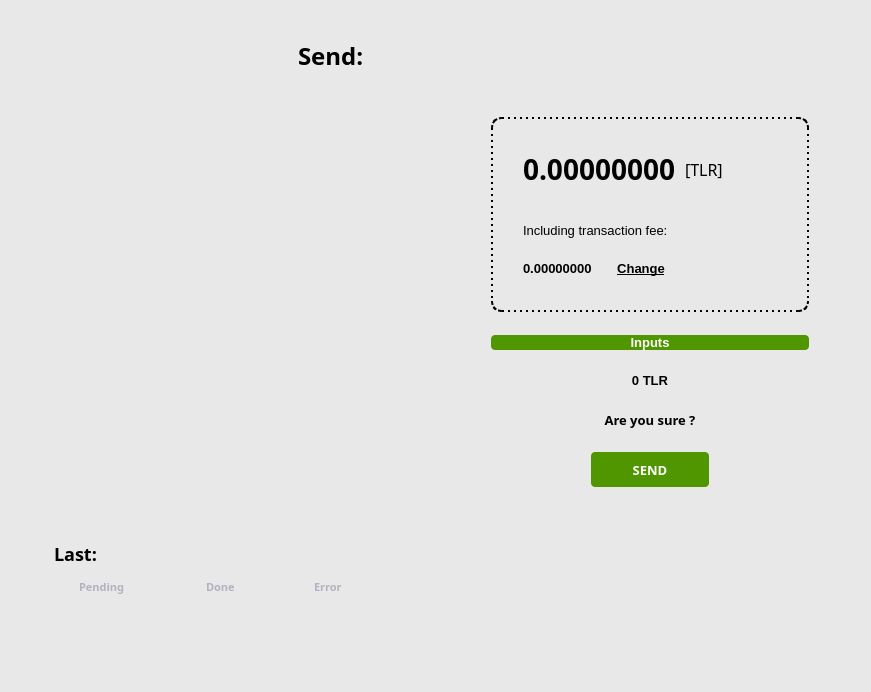
<?xml version="1.0" encoding="UTF-8"?>
<ui version="4.0">
 <class>SendCoinsDialog</class>
 <widget class="QDialog" name="SendCoinsDialog">
  <property name="geometry">
   <rect>
    <x>0</x>
    <y>0</y>
    <width>871</width>
    <height>692</height>
   </rect>
  </property>
  <property name="windowTitle">
   <string>Send Coins</string>
  </property>
  <property name="styleSheet">
   <string notr="true">background-color: #e8e8e8;</string>
  </property>
  <layout class="QVBoxLayout" name="verticalLayout_4">
   <property name="spacing">
    <number>0</number>
   </property>
   <property name="leftMargin">
    <number>0</number>
   </property>
   <property name="topMargin">
    <number>0</number>
   </property>
   <property name="rightMargin">
    <number>0</number>
   </property>
   <property name="bottomMargin">
    <number>0</number>
   </property>
   <item>
    <widget class="QFrame" name="frameSend">
     <property name="styleSheet">
      <string notr="true"/>
     </property>
     <property name="frameShape">
      <enum>QFrame::NoFrame</enum>
     </property>
     <property name="frameShadow">
      <enum>QFrame::Raised</enum>
     </property>
     <layout class="QVBoxLayout" name="topLayout">
      <property name="spacing">
       <number>0</number>
      </property>
      <property name="leftMargin">
       <number>54</number>
      </property>
      <property name="topMargin">
       <number>40</number>
      </property>
      <property name="rightMargin">
       <number>62</number>
      </property>
      <property name="bottomMargin">
       <number>40</number>
      </property>
      <item>
       <layout class="QHBoxLayout" name="priceLayout">
        <property name="spacing">
         <number>0</number>
        </property>
        <property name="bottomMargin">
         <number>46</number>
        </property>
        <item>
         <widget class="QLabel" name="label">
          <property name="sizePolicy">
           <sizepolicy hsizetype="Fixed" vsizetype="Fixed">
            <horstretch>0</horstretch>
            <verstretch>0</verstretch>
           </sizepolicy>
          </property>
          <property name="minimumSize">
           <size>
            <width>267</width>
            <height>31</height>
           </size>
          </property>
          <property name="maximumSize">
           <size>
            <width>267</width>
            <height>31</height>
           </size>
          </property>
          <property name="font">
           <font>
            <family>Roboto Mono</family>
            <pointsize>-1</pointsize>
            <weight>62</weight>
            <bold>true</bold>
           </font>
          </property>
          <property name="styleSheet">
           <string notr="true">font-family: &quot;Roboto Mono&quot;;
font-size: 24px;
font-weight: 500;</string>
          </property>
          <property name="text">
           <string>Send:</string>
          </property>
         </widget>
        </item>
       </layout>
      </item>
      <item>
       <layout class="QHBoxLayout" name="horizontalLayout_2">
        <property name="spacing">
         <number>0</number>
        </property>
        <item>
         <layout class="QVBoxLayout" name="entries">
          <property name="spacing">
           <number>0</number>
          </property>
         </layout>
        </item>
        <item>
         <spacer name="horizontalSpacer">
          <property name="orientation">
           <enum>Qt::Horizontal</enum>
          </property>
          <property name="sizeHint" stdset="0">
           <size>
            <width>40</width>
            <height>20</height>
           </size>
          </property>
         </spacer>
        </item>
        <item>
         <layout class="QVBoxLayout" name="verticalLayout_2">
          <property name="spacing">
           <number>23</number>
          </property>
          <item>
           <widget class="QWidget" name="sendCardBorder" native="true">
            <property name="sizePolicy">
             <sizepolicy hsizetype="Fixed" vsizetype="Fixed">
              <horstretch>0</horstretch>
              <verstretch>0</verstretch>
             </sizepolicy>
            </property>
            <property name="minimumSize">
             <size>
              <width>318</width>
              <height>195</height>
             </size>
            </property>
            <property name="maximumSize">
             <size>
              <width>318</width>
              <height>195</height>
             </size>
            </property>
            <property name="styleSheet">
             <string notr="true">QWidget#sendCardBorder { 
	border: 2px dotted #000000;
	border-radius: 10px;
	background-color: transparent;
}</string>
            </property>
            <widget class="QWidget" name="sendCardBg" native="true">
             <property name="geometry">
              <rect>
               <x>2</x>
               <y>2</y>
               <width>314</width>
               <height>191</height>
              </rect>
             </property>
             <property name="sizePolicy">
              <sizepolicy hsizetype="Fixed" vsizetype="Fixed">
               <horstretch>0</horstretch>
               <verstretch>0</verstretch>
              </sizepolicy>
             </property>
             <property name="minimumSize">
              <size>
               <width>314</width>
               <height>191</height>
              </size>
             </property>
             <property name="maximumSize">
              <size>
               <width>314</width>
               <height>191</height>
              </size>
             </property>
             <property name="styleSheet">
              <string notr="true">QWidget#sendCardBg { 
	background-color: transparent;
	border-image: url(:/icons/total_send_card_bg);
}</string>
             </property>
             <widget class="QFrame" name="frameTotal2">
              <property name="geometry">
               <rect>
                <x>30</x>
                <y>30</y>
                <width>258</width>
                <height>41</height>
               </rect>
              </property>
              <property name="sizePolicy">
               <sizepolicy hsizetype="Fixed" vsizetype="Fixed">
                <horstretch>0</horstretch>
                <verstretch>0</verstretch>
               </sizepolicy>
              </property>
              <property name="styleSheet">
               <string notr="true">background-color: transparent;</string>
              </property>
              <property name="frameShape">
               <enum>QFrame::NoFrame</enum>
              </property>
              <property name="frameShadow">
               <enum>QFrame::Raised</enum>
              </property>
              <layout class="QHBoxLayout" name="frameTotalLayout">
               <property name="spacing">
                <number>0</number>
               </property>
               <property name="leftMargin">
                <number>0</number>
               </property>
               <property name="topMargin">
                <number>0</number>
               </property>
               <property name="rightMargin">
                <number>0</number>
               </property>
               <property name="bottomMargin">
                <number>0</number>
               </property>
               <item alignment="Qt::AlignBottom">
                <widget class="QLabel" name="labelCurAmount">
                 <property name="sizePolicy">
                  <sizepolicy hsizetype="Preferred" vsizetype="Fixed">
                   <horstretch>0</horstretch>
                   <verstretch>0</verstretch>
                  </sizepolicy>
                 </property>
                 <property name="minimumSize">
                  <size>
                   <width>0</width>
                   <height>41</height>
                  </size>
                 </property>
                 <property name="maximumSize">
                  <size>
                   <width>16777215</width>
                   <height>41</height>
                  </size>
                 </property>
                 <property name="font">
                  <font>
                   <family>Roboto Mono</family>
                   <pointsize>-1</pointsize>
                   <weight>87</weight>
                   <bold>true</bold>
                  </font>
                 </property>
                 <property name="autoFillBackground">
                  <bool>false</bool>
                 </property>
                 <property name="styleSheet">
                  <string notr="true">background-color: transparent;
font-family: &quot;Roboto Mono&quot;;
font-weight: 700;
font-size: 28px;</string>
                 </property>
                 <property name="text">
                  <string>0.00000000</string>
                 </property>
                 <property name="textFormat">
                  <enum>Qt::AutoText</enum>
                 </property>
                 <property name="scaledContents">
                  <bool>false</bool>
                 </property>
                 <property name="alignment">
                  <set>Qt::AlignLeading|Qt::AlignLeft|Qt::AlignVCenter</set>
                 </property>
                </widget>
               </item>
               <item>
                <widget class="QLabel" name="labelBalanceUnit">
                 <property name="sizePolicy">
                  <sizepolicy hsizetype="Fixed" vsizetype="Fixed">
                   <horstretch>0</horstretch>
                   <verstretch>0</verstretch>
                  </sizepolicy>
                 </property>
                 <property name="minimumSize">
                  <size>
                   <width>0</width>
                   <height>41</height>
                  </size>
                 </property>
                 <property name="maximumSize">
                  <size>
                   <width>16777215</width>
                   <height>41</height>
                  </size>
                 </property>
                 <property name="font">
                  <font>
                   <family>Roboto Mono</family>
                   <pointsize>-1</pointsize>
                   <weight>50</weight>
                   <bold>false</bold>
                  </font>
                 </property>
                 <property name="styleSheet">
                  <string notr="true">background-color: transparent;
font-family: &quot;Roboto Mono&quot;;
font-size: 16px;
font-weight: 400;
padding-left: 5px;</string>
                 </property>
                 <property name="text">
                  <string>[TLR]</string>
                 </property>
                 <property name="alignment">
                  <set>Qt::AlignLeading|Qt::AlignLeft|Qt::AlignVCenter</set>
                 </property>
                </widget>
               </item>
               <item>
                <spacer name="horizontalSpacer_3">
                 <property name="orientation">
                  <enum>Qt::Horizontal</enum>
                 </property>
                 <property name="sizeHint" stdset="0">
                  <size>
                   <width>40</width>
                   <height>20</height>
                  </size>
                 </property>
                </spacer>
               </item>
              </layout>
             </widget>
             <widget class="QLabel" name="label_6">
              <property name="geometry">
               <rect>
                <x>30</x>
                <y>101</y>
                <width>271</width>
                <height>20</height>
               </rect>
              </property>
              <property name="styleSheet">
               <string notr="true">background-color: transparent;
font-family: &quot;Roboto Mono&quot;;
font-size: 13px;
font-weight: 400;</string>
              </property>
              <property name="text">
               <string>Including transaction fee:</string>
              </property>
             </widget>
             <widget class="QFrame" name="frameFee">
              <property name="geometry">
               <rect>
                <x>30</x>
                <y>141</y>
                <width>271</width>
                <height>17</height>
               </rect>
              </property>
              <property name="styleSheet">
               <string notr="true">background-color: transparent;</string>
              </property>
              <property name="frameShape">
               <enum>QFrame::NoFrame</enum>
              </property>
              <property name="frameShadow">
               <enum>QFrame::Raised</enum>
              </property>
              <layout class="QHBoxLayout" name="frameFeeLayout">
               <property name="spacing">
                <number>25</number>
               </property>
               <property name="leftMargin">
                <number>0</number>
               </property>
               <property name="topMargin">
                <number>0</number>
               </property>
               <property name="rightMargin">
                <number>0</number>
               </property>
               <property name="bottomMargin">
                <number>0</number>
               </property>
               <item>
                <widget class="QLabel" name="labelCurFee">
                 <property name="styleSheet">
                  <string notr="true">background-color: transparent;
font-family: &quot;Roboto Mono&quot;;
font-size: 13px;
font-weight: 700;</string>
                 </property>
                 <property name="text">
                  <string>0.00000000</string>
                 </property>
                </widget>
               </item>
               <item>
                <widget class="QPushButton" name="btnChangeFee">
                 <property name="styleSheet">
                  <string notr="true">background-color: transparent;
border: none;
font-family: &quot;Roboto Mono&quot;;
font-size: 13px;
font-weight: 500;
text-decoration: underline;</string>
                 </property>
                 <property name="text">
                  <string>Change</string>
                 </property>
                </widget>
               </item>
               <item>
                <spacer name="horizontalSpacer_4">
                 <property name="orientation">
                  <enum>Qt::Horizontal</enum>
                 </property>
                 <property name="sizeHint" stdset="0">
                  <size>
                   <width>40</width>
                   <height>20</height>
                  </size>
                 </property>
                </spacer>
               </item>
              </layout>
             </widget>
            </widget>
           </widget>
          </item>
          <item>
           <widget class="QPushButton" name="pushButtonCoinControl">
            <property name="styleSheet">
             <string notr="true">background-color: #4f9600;
color: #ffffff;
border-radius: 4px;
font-family: &quot;Roboto Mono&quot;;
font-size: 13px;
font-weight: 700;</string>
            </property>
            <property name="text">
             <string>Inputs</string>
            </property>
           </widget>
          </item>
          <item>
           <widget class="QLabel" name="label_8">
            <property name="styleSheet">
             <string notr="true">background-color: transparent;
font-family: &quot;Roboto Mono&quot;;
font-size: 13px;
font-weight: 700;</string>
            </property>
            <property name="text">
             <string>0 TLR</string>
            </property>
            <property name="alignment">
             <set>Qt::AlignCenter</set>
            </property>
            <property name="textInteractionFlags">
             <set>Qt::LinksAccessibleByMouse|Qt::TextSelectableByKeyboard|Qt::TextSelectableByMouse</set>
            </property>
           </widget>
          </item>
          <item>
           <widget class="QLabel" name="label_7">
            <property name="font">
             <font>
              <family>Roboto Mono</family>
              <pointsize>-1</pointsize>
              <weight>62</weight>
              <bold>true</bold>
             </font>
            </property>
            <property name="styleSheet">
             <string notr="true">font-family: &quot;Roboto Mono&quot;;
font-size: 13px;
font-weight: 500;</string>
            </property>
            <property name="text">
             <string>Are you sure ?</string>
            </property>
            <property name="alignment">
             <set>Qt::AlignCenter</set>
            </property>
           </widget>
          </item>
          <item alignment="Qt::AlignHCenter">
           <widget class="QPushButton" name="sendButton">
            <property name="sizePolicy">
             <sizepolicy hsizetype="Fixed" vsizetype="Fixed">
              <horstretch>0</horstretch>
              <verstretch>0</verstretch>
             </sizepolicy>
            </property>
            <property name="minimumSize">
             <size>
              <width>118</width>
              <height>35</height>
             </size>
            </property>
            <property name="maximumSize">
             <size>
              <width>118</width>
              <height>35</height>
             </size>
            </property>
            <property name="font">
             <font>
              <family>Roboto Mono</family>
              <pointsize>-1</pointsize>
              <weight>87</weight>
              <bold>true</bold>
             </font>
            </property>
            <property name="styleSheet">
             <string notr="true">background-color: #4f9600;
color: #ffffff;
border-radius: 4px;
font-family: &quot;Roboto Mono&quot;;
font-size: 13px;
font-weight: 700;</string>
            </property>
            <property name="text">
             <string>SEND</string>
            </property>
           </widget>
          </item>
          <item>
           <spacer name="verticalSpacer_2">
            <property name="orientation">
             <enum>Qt::Vertical</enum>
            </property>
            <property name="sizeHint" stdset="0">
             <size>
              <width>20</width>
              <height>40</height>
             </size>
            </property>
           </spacer>
          </item>
         </layout>
        </item>
       </layout>
      </item>
      <item>
       <spacer name="verticalSpacer">
        <property name="orientation">
         <enum>Qt::Vertical</enum>
        </property>
        <property name="sizeHint" stdset="0">
         <size>
          <width>20</width>
          <height>40</height>
         </size>
        </property>
       </spacer>
      </item>
      <item>
       <layout class="QVBoxLayout" name="verticalLayout">
        <property name="spacing">
         <number>0</number>
        </property>
        <property name="topMargin">
         <number>25</number>
        </property>
        <property name="bottomMargin">
         <number>0</number>
        </property>
        <item>
         <widget class="QLabel" name="label_2">
          <property name="font">
           <font>
            <family>Roboto Mono</family>
            <pointsize>-1</pointsize>
            <weight>62</weight>
            <bold>true</bold>
           </font>
          </property>
          <property name="styleSheet">
           <string notr="true">font-family: &quot;Roboto Mono&quot;;
font-size: 18px;
font-weight: 500;</string>
          </property>
          <property name="text">
           <string>Last:</string>
          </property>
         </widget>
        </item>
        <item>
         <layout class="QHBoxLayout" name="horizontalLayout_3">
          <property name="spacing">
           <number>11</number>
          </property>
          <property name="topMargin">
           <number>10</number>
          </property>
          <property name="bottomMargin">
           <number>10</number>
          </property>
          <item>
           <widget class="QWidget" name="widgetIcoPending" native="true">
            <property name="sizePolicy">
             <sizepolicy hsizetype="Fixed" vsizetype="Fixed">
              <horstretch>0</horstretch>
              <verstretch>0</verstretch>
             </sizepolicy>
            </property>
            <property name="minimumSize">
             <size>
              <width>14</width>
              <height>14</height>
             </size>
            </property>
            <property name="maximumSize">
             <size>
              <width>14</width>
              <height>14</height>
             </size>
            </property>
            <property name="styleSheet">
             <string notr="true">QWidget#widgetIcoPending { 
	border-image: url(:/icons/pending_ico_leg);
}</string>
            </property>
           </widget>
          </item>
          <item>
           <widget class="QLabel" name="label_3">
            <property name="sizePolicy">
             <sizepolicy hsizetype="Fixed" vsizetype="Preferred">
              <horstretch>0</horstretch>
              <verstretch>0</verstretch>
             </sizepolicy>
            </property>
            <property name="minimumSize">
             <size>
              <width>91</width>
              <height>0</height>
             </size>
            </property>
            <property name="maximumSize">
             <size>
              <width>91</width>
              <height>16777215</height>
             </size>
            </property>
            <property name="font">
             <font>
              <family>Roboto Mono</family>
              <pointsize>-1</pointsize>
              <weight>87</weight>
              <bold>true</bold>
             </font>
            </property>
            <property name="styleSheet">
             <string notr="true">color: #b2b2c0;
font-family: &quot;Roboto Mono&quot;;
font-size: 11px;
font-weight: 700;</string>
            </property>
            <property name="text">
             <string>Pending</string>
            </property>
           </widget>
          </item>
          <item>
           <widget class="QWidget" name="widgetIcoDone" native="true">
            <property name="sizePolicy">
             <sizepolicy hsizetype="Fixed" vsizetype="Fixed">
              <horstretch>0</horstretch>
              <verstretch>0</verstretch>
             </sizepolicy>
            </property>
            <property name="minimumSize">
             <size>
              <width>14</width>
              <height>14</height>
             </size>
            </property>
            <property name="maximumSize">
             <size>
              <width>14</width>
              <height>14</height>
             </size>
            </property>
            <property name="styleSheet">
             <string notr="true">QWidget#widgetIcoDone { 
	border-image: url(:/icons/done_ico_leg);
}</string>
            </property>
           </widget>
          </item>
          <item>
           <widget class="QLabel" name="label_4">
            <property name="sizePolicy">
             <sizepolicy hsizetype="Fixed" vsizetype="Preferred">
              <horstretch>0</horstretch>
              <verstretch>0</verstretch>
             </sizepolicy>
            </property>
            <property name="minimumSize">
             <size>
              <width>72</width>
              <height>0</height>
             </size>
            </property>
            <property name="maximumSize">
             <size>
              <width>72</width>
              <height>16777215</height>
             </size>
            </property>
            <property name="font">
             <font>
              <family>Roboto Mono</family>
              <pointsize>-1</pointsize>
              <weight>87</weight>
              <bold>true</bold>
             </font>
            </property>
            <property name="styleSheet">
             <string notr="true">color: #b2b2c0;
font-family: &quot;Roboto Mono&quot;;
font-size: 11px;
font-weight: 700;</string>
            </property>
            <property name="text">
             <string>Done</string>
            </property>
           </widget>
          </item>
          <item>
           <widget class="QWidget" name="widgetIcoError" native="true">
            <property name="sizePolicy">
             <sizepolicy hsizetype="Fixed" vsizetype="Fixed">
              <horstretch>0</horstretch>
              <verstretch>0</verstretch>
             </sizepolicy>
            </property>
            <property name="minimumSize">
             <size>
              <width>14</width>
              <height>14</height>
             </size>
            </property>
            <property name="maximumSize">
             <size>
              <width>14</width>
              <height>14</height>
             </size>
            </property>
            <property name="styleSheet">
             <string notr="true">QWidget#widgetIcoError { 
	border-image: url(:/icons/error_ico_leg);
}</string>
            </property>
           </widget>
          </item>
          <item>
           <widget class="QLabel" name="label_5">
            <property name="sizePolicy">
             <sizepolicy hsizetype="Fixed" vsizetype="Preferred">
              <horstretch>0</horstretch>
              <verstretch>0</verstretch>
             </sizepolicy>
            </property>
            <property name="minimumSize">
             <size>
              <width>80</width>
              <height>0</height>
             </size>
            </property>
            <property name="maximumSize">
             <size>
              <width>80</width>
              <height>16777215</height>
             </size>
            </property>
            <property name="font">
             <font>
              <family>Roboto Mono</family>
              <pointsize>-1</pointsize>
              <weight>87</weight>
              <bold>true</bold>
             </font>
            </property>
            <property name="styleSheet">
             <string notr="true">color: #b2b2c0;
font-family: &quot;Roboto Mono&quot;;
font-size: 11px;
font-weight: 700;</string>
            </property>
            <property name="text">
             <string>Error</string>
            </property>
           </widget>
          </item>
          <item>
           <spacer name="horizontalSpacer_2">
            <property name="orientation">
             <enum>Qt::Horizontal</enum>
            </property>
            <property name="sizeHint" stdset="0">
             <size>
              <width>40</width>
              <height>20</height>
             </size>
            </property>
           </spacer>
          </item>
         </layout>
        </item>
        <item>
         <widget class="QFrame" name="frame">
          <property name="sizePolicy">
           <sizepolicy hsizetype="Preferred" vsizetype="Fixed">
            <horstretch>0</horstretch>
            <verstretch>0</verstretch>
           </sizepolicy>
          </property>
          <property name="minimumSize">
           <size>
            <width>0</width>
            <height>45</height>
           </size>
          </property>
          <property name="maximumSize">
           <size>
            <width>16777215</width>
            <height>45</height>
           </size>
          </property>
          <property name="frameShape">
           <enum>QFrame::NoFrame</enum>
          </property>
          <property name="frameShadow">
           <enum>QFrame::Raised</enum>
          </property>
         </widget>
        </item>
        <item>
         <layout class="QHBoxLayout" name="lastTrLayout">
          <property name="spacing">
           <number>68</number>
          </property>
         </layout>
        </item>
       </layout>
      </item>
     </layout>
    </widget>
   </item>
  </layout>
 </widget>
 <resources/>
 <connections/>
</ui>
